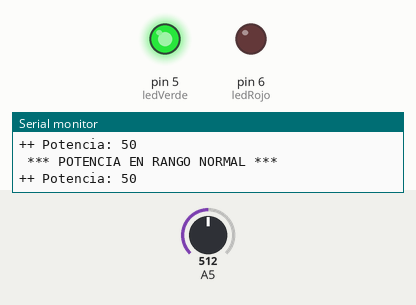
A sketch run on a simulated Arduino Uno, built with avr-gcc and run on an emulated ATmega328P. Shown: output pins drawn as LEDs (lit = HIGH), the last lines printed to the serial monitor. Inputs (shaded band) come from the test bench; at power-on: A5 = 512.

Above: at 1.5 s.
1.6 s: A5 set to 757
3.8 s: A5 set to 777
At 5.9 s:
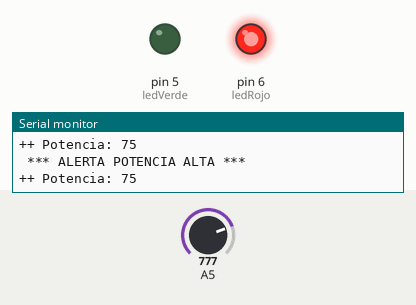
6.2 s: A5 set to 716
At 7.7 s:
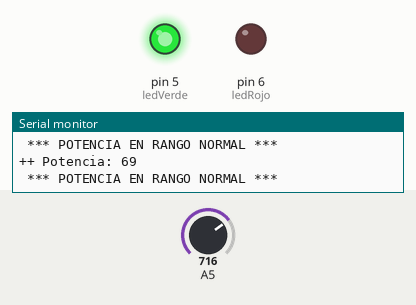
8.3 s: A5 set to 900
At 9.4 s:
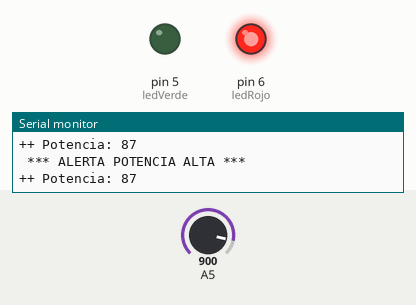
Timing chart, 0 to 11.3 s (numbered marks = the images above; inputs shaded):
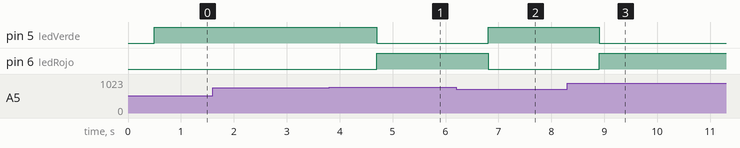

Measured:
- the behaviour switches between 767 and 768 on A5 (found by bisection; images 0 and 1)
- after the input at 3.8 s, pin 5 (ledVerde): HIGH → LOW after 0.90 s; pin 6 (ledRojo): LOW → HIGH after 0.90 s
- after the input at 6.2 s, pin 5 (ledVerde): LOW → HIGH after 0.61 s; pin 6 (ledRojo): HIGH → LOW after 0.61 s
- after the input at 8.3 s, pin 5 (ledVerde): HIGH → LOW after 0.61 s; pin 6 (ledRojo): LOW → HIGH after 0.61 s

The sketch:

practica_27_potencia_leds1.ino
```cpp
byte ledRojo = 6;
byte ledVerde = 5;
void setup()
{
  Serial.begin(9600);
  pinMode(ledRojo, OUTPUT);
  pinMode(ledVerde, OUTPUT);

}

void loop()
{
  int pot = analogRead(A5);
  float porc = pot * (100.00/1024);
  int potT = porc;
  Serial.print("++ Potencia: ");
  Serial.println(potT);
  delay(500);

  if (potT >= 75) {

  digitalWrite(ledRojo, HIGH);
  digitalWrite(ledVerde, LOW);
  Serial.println(" *** ALERTA POTENCIA ALTA ***");
  delay(200);


  }

  else {
  digitalWrite(ledVerde, HIGH);
  digitalWrite(ledRojo, LOW);
  Serial.println(" *** POTENCIA EN RANGO NORMAL *** ");
  delay(200);


  }

}
```
